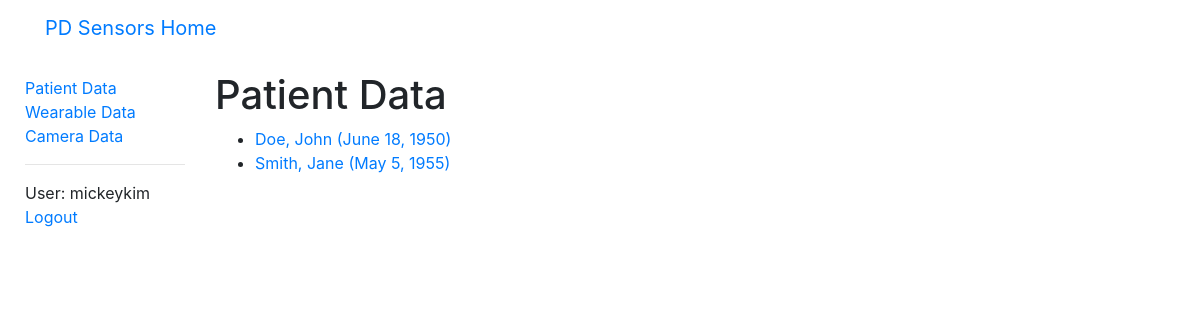
Page /sensors/patientdata/ (signed in) on the earlier database version.
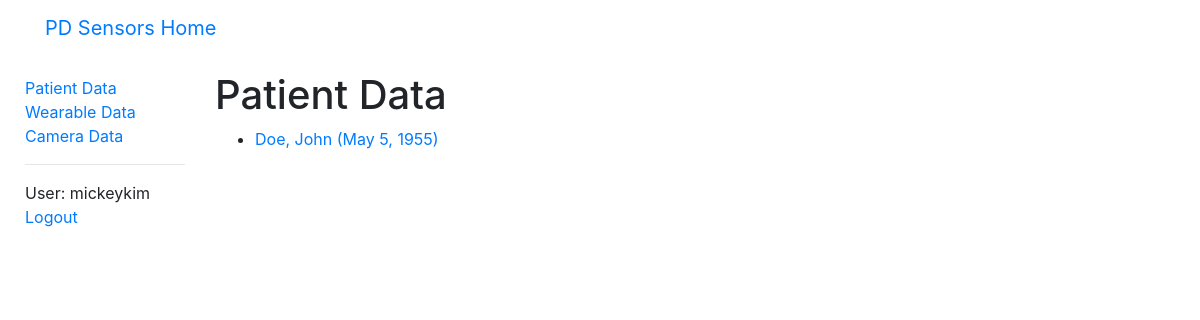
Same page on the later database version.
### sensors/models.py (models this page shows, shortened)
class PatientData(models.Model):
   id = models.AutoField(primary_key=True)
   first_name = models.CharField(max_length=50, help_text='Patient first name')
   last_name = models.CharField(max_length=50, help_text='Patient last name')
   date_of_birth = models.DateField()
   notes = models.CharField(max_length=500, help_text='Notes regarding patient')
   class Meta:
      ordering = ['last_name']
   def get_absolute_url(self):
      return reverse('patientdata-detail', args=[str(self.id)])

### sensors/views.py (the view)
# urls.py: path('patientdata/', views.PatientDataListView.as_view(), name='patientdata'),
class PatientDataListView(LoginRequiredMixin,generic.ListView):
   model = PatientData
   paginate_by = 10

### sensors/context_processors.py (called while the page is built)
def extra_context(request):
    return {'media_url': settings.MEDIA_URL}

### sensors/templates/sensors/patientdata_list.html
{% extends "base.html" %}
{% block content %}
  <h1>Patient Data</h1>
  {% if patientdata_list %}
  <ul>
    {% for patientdata in patientdata_list %}
      <li>
        <a href="{{ patientdata.get_absolute_url }}">
          {{ patientdata.last_name }}, {{ patientdata.first_name }} ({{ patientdata.date_of_birth }})
        </a>
      </li>
    {% endfor %}
  </ul>
  {% else %}
    <p>There are no patient data in the database.</p>
  {% endif %}
{% endblock %}

Differences in the rows shown:
removed PatientData: last_name "Smith", first_name "Jane", date_of_birth "May 5, 1955"
changed PatientData "Doe": date_of_birth "June 18, 1950" → "May 5, 1955"
